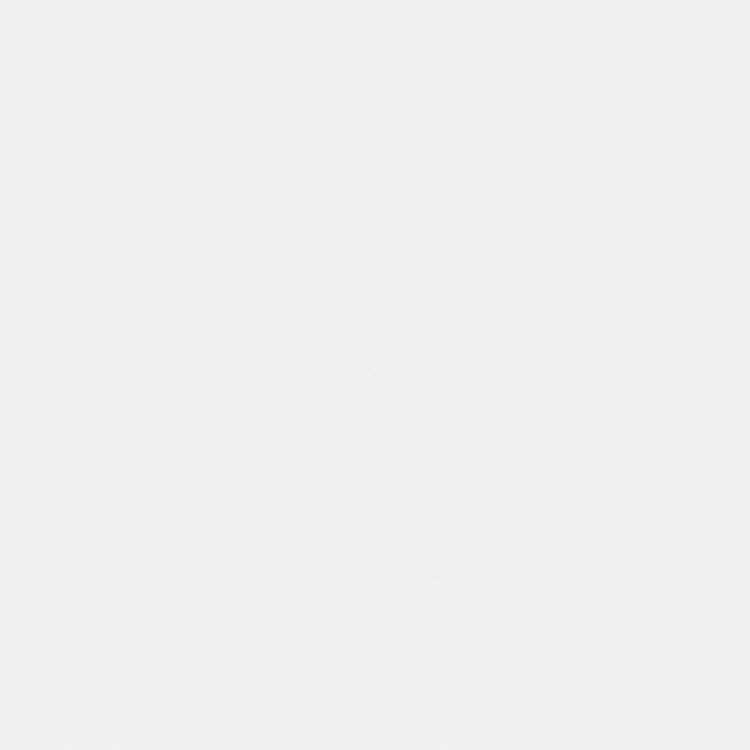
Frame 1 (no input)
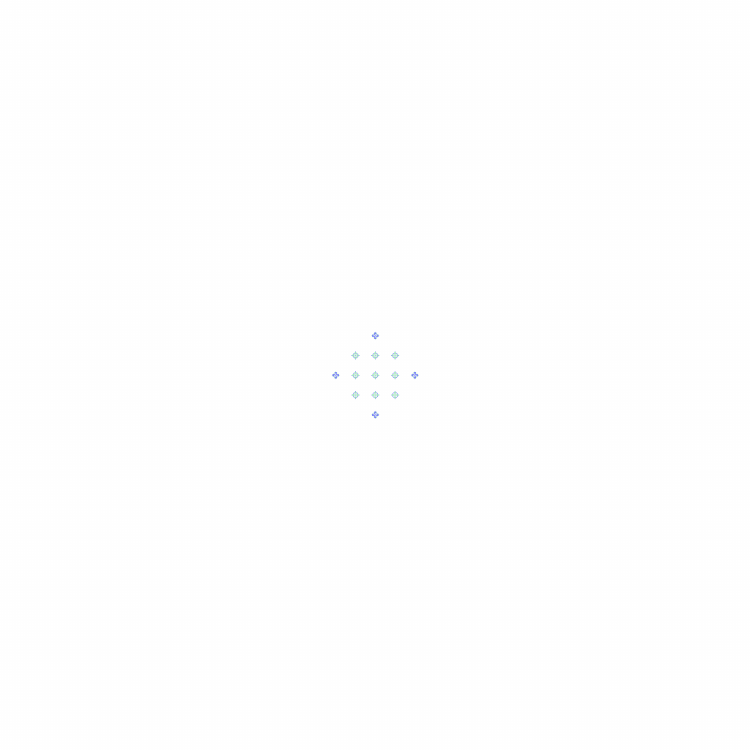
Frame 60 (the mouse pressed at the canvas centre just before this capture)
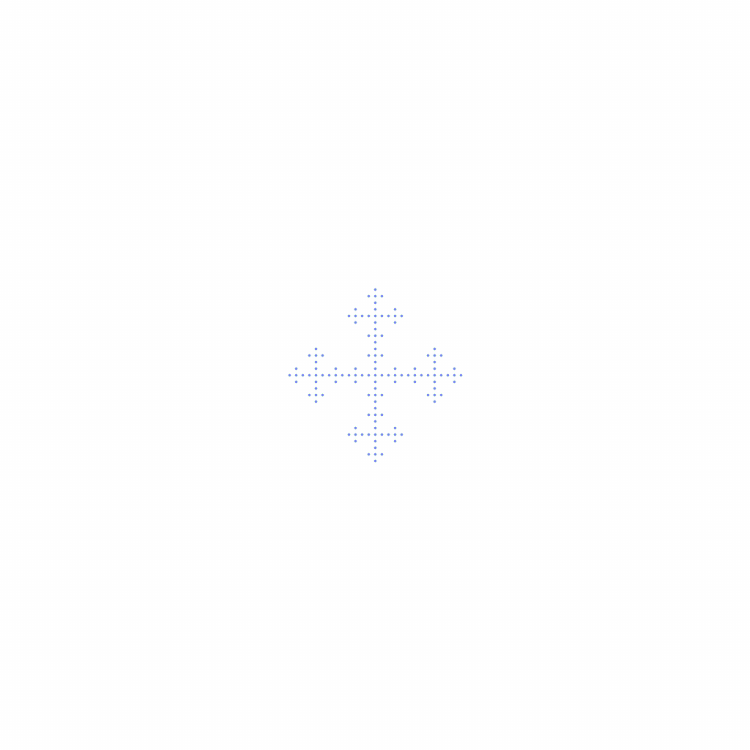
Frame 120 (the mouse held since frame 60 and released just before this capture)

The Processing sketch that drew these frames (run headless with seeded random() and noise(); from frame 60 on, the mouse is pressed at the canvas centre):

// Processing sketch: CA2dim
// ── CA2dim.pde
int num = 1024;
int mod = 3;
int[][] state = new int[num][num];
void setup() {
  size(750, 750);
  colorMode(HSB, 1);
  initialize();
  frameRate(5);
}
void draw() {
  drawCell();
  updateState();
}
void drawCell() {
  float scalar = (float) height / num;
  float y = 0;
  float x;
  for (int i = 0; i < num; i++) {
    x = 0;
    for (int j = 0; j < num; j++) {
      noStroke();
      fill(state[i][j] * 1.0 / mod, state[i][j] * 1.0 / mod, 1);
      rect(x, y, scalar, scalar);
      x += scalar;
    }
    y += scalar;
  }
}
void initialize() {
  for (int i = 0; i < num; i++) {
    for (int j = 0; j < num; j++) {
      if (i == num / 2 && j == num / 2) {
        state[i][j] = 1;
      } else {
        state[i][j] = 0;
      }
    }
  }
}
void mouseClicked() {
  initialize();
  mod = int(random(2, 20));
  println(mod);
  background(0, 0, 1);
}
int transition(int i, int j) {
  int nextC;
  nextC = state[(i - 1 + num) % num][j]
    + state[(i + 1) % num][j]
    + state[i][j]
    + state[i][(j - 1 + num) % num]
    + state[i][(j + 1) % num];
  nextC = nextC % mod;
  return nextC;
}
void updateState() {
  int[][] nextState = new int[num][num];
  for (int i = 0; i < num; i++) {
    for (int j = 0; j < num; j++) {
      nextState[i][j] = transition(i, j);
    }
  }
  state = nextState;
}
